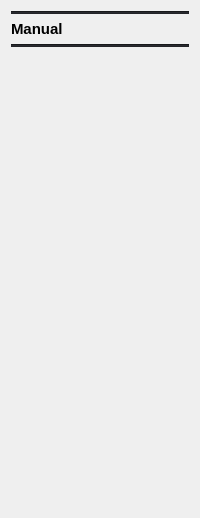
          <widget class="QWidget" name="page_17">
           <layout class="QGridLayout" name="gridLayout_41">
            <item row="0" column="0">
             <widget class="Line" name="line_18">
              <property name="styleSheet">
               <string notr="true">background-color: rgb(35, 36, 40);</string>
              </property>
              <property name="orientation">
               <enum>Qt::Horizontal</enum>
              </property>
             </widget>
            </item>
            <item row="1" column="0">
             <widget class="QLabel" name="label_34">
              <property name="font">
               <font>
                <pointsize>11</pointsize>
                <weight>75</weight>
                <bold>true</bold>
               </font>
              </property>
              <property name="text">
               <string>Manual</string>
              </property>
             </widget>
            </item>
            <item row="2" column="0">
             <widget class="Line" name="line_17">
              <property name="styleSheet">
               <string notr="true">background-color: rgb(35, 36, 40);</string>
              </property>
              <property name="orientation">
               <enum>Qt::Horizontal</enum>
              </property>
             </widget>
            </item>
            <item row="3" column="0">
             <spacer name="verticalSpacer_23">
              <property name="orientation">
               <enum>Qt::Vertical</enum>
              </property>
              <property name="sizeHint" stdset="0">
               <size>
                <width>20</width>
                <height>460</height>
               </size>
              </property>
             </spacer>
            </item>
           </layout>
          </widget>
